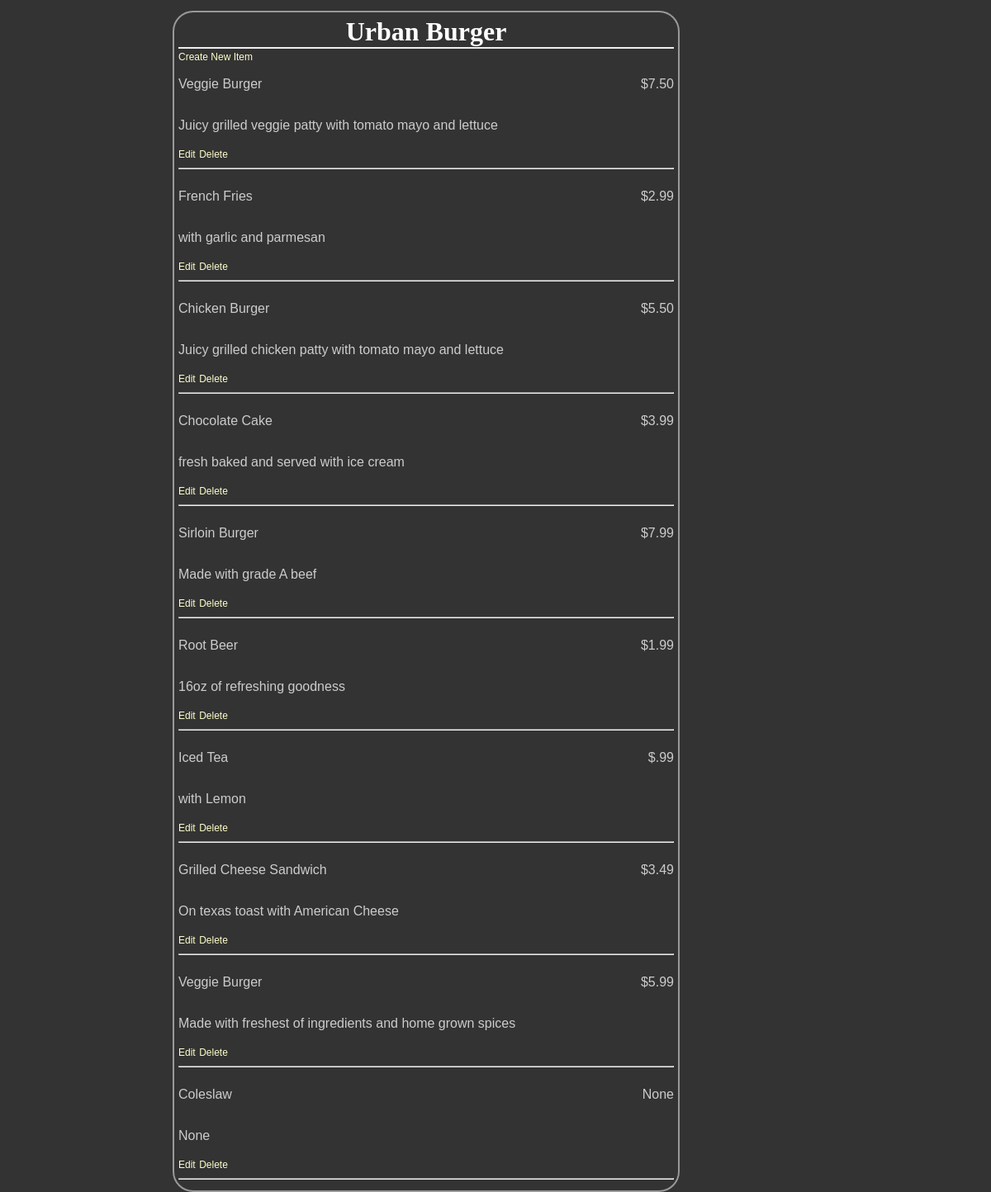
/restaurant/1/, run on an earlier commit of the app's database.
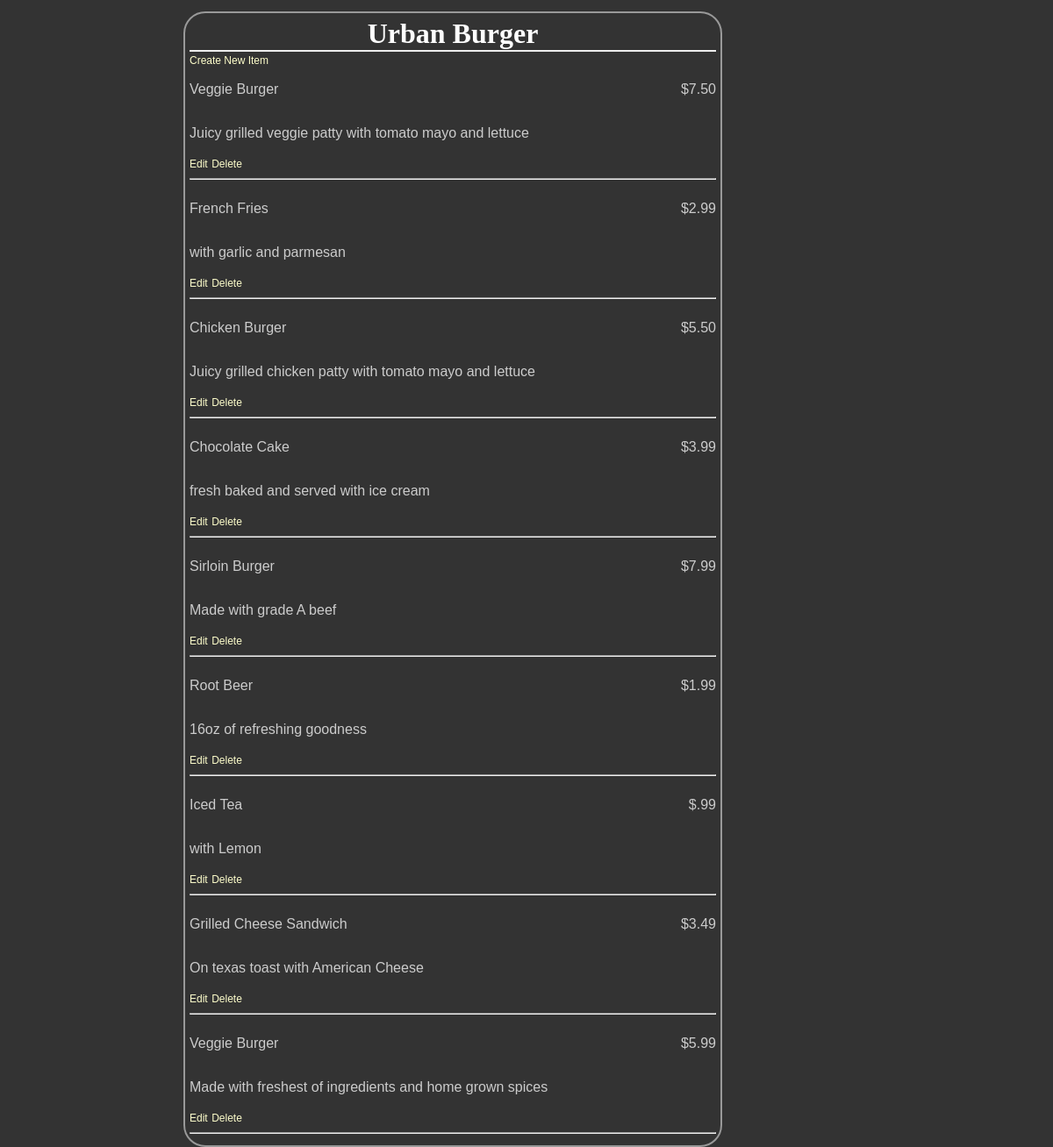
And on a later commit of the database.
### database_setup.py (models this page shows)
class MenuItem(Base):
    __tablename__ = 'menu_item'
    name = Column(String(80), nullable = False)
    id = Column(Integer, primary_key = True)
    course = Column(String(250))
    description = Column(String(250))
    price = Column(String(8))
    restaurant_id = Column(
        Integer, ForeignKey('restaurant.id')
    )
    restaurant = relationship(Restaurant)

### project.py (the view)
@app.route("/restaurant/<int:restaurant_id>/")
def restaurantMenu(restaurant_id):
    DBSession = sessionmaker(bind=engine)
    session = DBSession()
    restaurant = session.query(Restaurant).filter_by(id = restaurant_id).one()
    items = session.query(MenuItem).filter_by(restaurant_id = restaurant_id)
    return render_template('menu.html', restaurant = restaurant, items = items)

### templates/menu.html (shortened to what this page needs)
<!DOCTYPE html>
<html lang="en">
<head>
    <link rel=stylesheet type=text/css href="{{ url_for('static', filename='main.css') }}">
</head>
<body>
    <div class = 'pane'>
		<div class = 'header'>
			<h1>{{ restaurant.name }}</h1>
		</div>
		<a href = '{{url_for('newMenuItem', restaurant_id = restaurant.id) }}'>Create New Item</a>
		{% for i in items %}
			<div class = 'nameAndPrice'>
				<span class = 'name'><p>{{i.name}}</p></span>
				<span class = 'price'>
					<p>{{i.price}} </p>
				</span>
			</div>
			<div class = 'description'>
				<p>{{i.description}}</p>
			</div>
			<div class = "editdeletepane">
				<a href='{{url_for('editMenuItem',restaurant_id = restaurant.id, menu_id=i.id)}}' >Edit</a>
				<a href='{{url_for('deleteMenuItem', restaurant_id = restaurant.id, menu_id=i.id)}}' >
				Delete</a>
			</div>
			<hr>
		{% endfor %}
	</div>
</body>
</html>

What changed in the data, as far as the page shows it:
removed MenuItem: name "Coleslaw", price "None", description "None"
